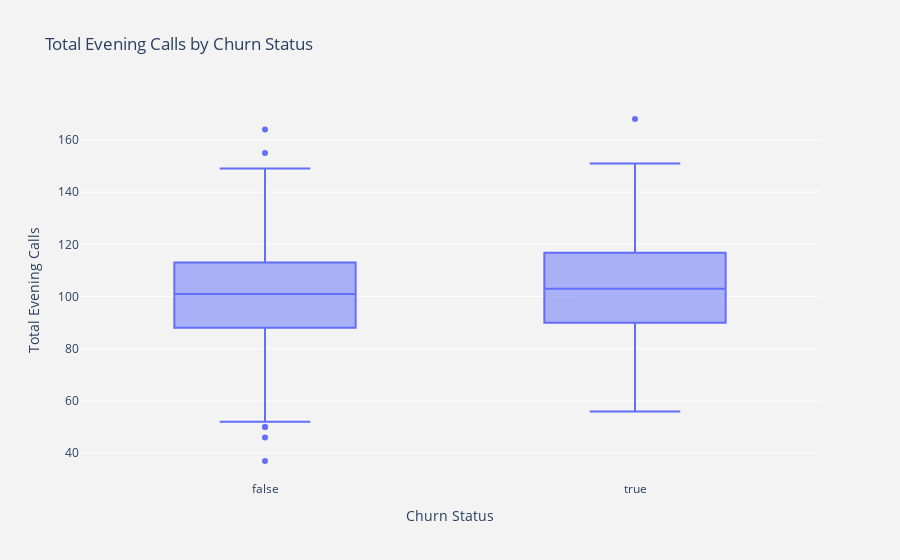

Notebook source saved alongside this figure:
### Code cell
def plot_boxplot_eve_calls(df):
    """
    Create a boxplot using Plotly for the 'Total Evening Calls' feature by 'Churn' status.

    Parameters:
    df (DataFrame): Input DataFrame containing the data to plot, which must include 'Total eve calls'
                    and 'Churn' columns.

    Returns:
    None
    """
    fig = px.box(df, x='Churn', y='Total eve calls', title="Total Evening Calls by Churn Status",
                 labels={"Churn": "Churn Status", "Total eve calls": "Total Evening Calls"},
                 category_orders={"Churn": ["False", "True"]})

    fig.update_layout(plot_bgcolor='rgb(243,243,243)', paper_bgcolor='rgb(243,243,243)')

    fig.show()

plot_boxplot_eve_calls(df)

### Figure 1 — Plotly figure (JSON) as saved in the notebook; plotly's stock layout.template omitted (floating-point values rounded to 4 significant figures; data arrays with more than 128 entries replaced by an {"elided": "..."} marker saying what was removed)
{"data": [{"alignmentgroup": "True", "hovertemplate": "Churn Status=%{x}<br>Total Evening Calls=%{y}<extra></extra>", "legendgroup": "", "marker": {"color": "#636efa"}, "name": "", "notched": false, "offsetgroup": "", "orientation": "v", "showlegend": false, "x": {"elided": "667 bool values"}, "x0": " ", "xaxis": "x", "y": {"elided": "667 int values"}, "y0": " ", "yaxis": "y", "type": "box"}], "layout": {"xaxis": {"anchor": "y", "domain": [0, 1], "title": {"text": "Churn Status"}, "categoryorder": "array", "categoryarray": ["False", "True"], "type": "category", "range": [1.5, 3.5], "autorange": true}, "yaxis": {"anchor": "x", "domain": [0, 1], "title": {"text": "Total Evening Calls"}, "type": "linear", "range": [29.72, 175.3], "autorange": true}, "legend": {"tracegroupgap": 0}, "title": {"text": "Total Evening Calls by Churn Status"}, "boxmode": "group", "plot_bgcolor": "rgb(243,243,243)", "paper_bgcolor": "rgb(243,243,243)", "autosize": true}}
